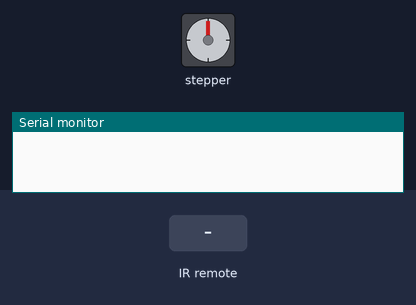
Simulated run of this sketch. Board: Arduino Uno, built with avr-gcc and run on an emulated ATmega328P. Shown: stepper motor, the last lines printed to the serial monitor. The test bench sets the inputs (shaded band). Stepper angles assume 32 steps per turn.

Above: at 1.2 s.
1.3 s: infrared code 0x20DF40BF received
At 2.8 s:
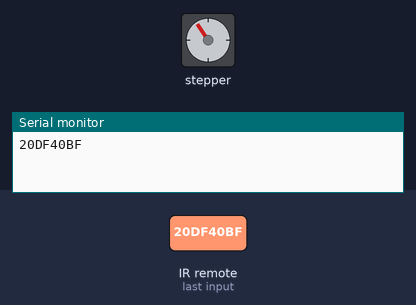
3.1 s: infrared code 0x20DFC03F received
At 3.25 s:
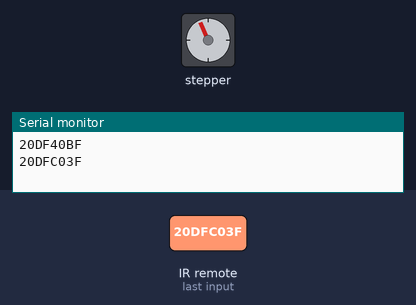
4.9 s: infrared code 0x20DFC03F received
At 5.7 s:
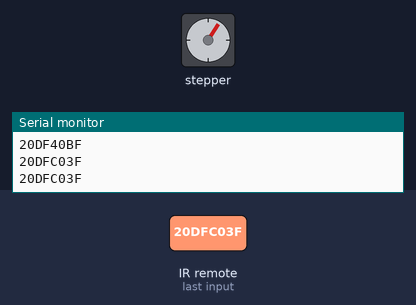
Timing chart, 0 to 7.9 s (numbered marks = the images above; inputs shaded):
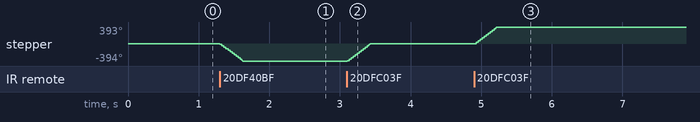

Measured:
- after the input at 1.3 s, stepper: turns 394° counter-clockwise in 0.33 s, starting at once
- after the input at 3.1 s, stepper: turns 394° clockwise in 0.33 s, starting at once
- after the input at 4.9 s, stepper: turns 393° clockwise in 0.33 s, starting at once

The sketch:

ArduinoVolumeKnob.ino
```cpp
#include <Wire.h>
#include <Adafruit_MotorShield.h>
#include <IRremote.h>
#include <IRremoteInt.h>

// Create the motor shield object with the default I2C address
Adafruit_MotorShield AFMS = Adafruit_MotorShield();

// Connect stepper motor with 32 steps per revolution
// to motor port #1 (M1 and M2)
Adafruit_StepperMotor *myMotor = AFMS.getStepper(32, 2);

/*----- Variables, Pins -----*/
int receiver = 2; // Signal Pin of IR receiver to Arduino Digital Pin 2

/*-----( Declare objects )-----*/
// Setup of proper sequencing for Motor Driver Pins
// In1, In2, In3, In4 in the sequence 1-3-2-4

IRrecv irrecv(receiver);    // create instance of 'irrecv'
decode_results results;     // create instance of 'decode_results'

void setup()
{
  irrecv.enableIRIn(); // Start the receiver
  Serial.begin(9600);  // set up Serial library at 9600 bps
  AFMS.begin();  // create with the default frequency 1.6KHz
  myMotor->setSpeed(200);  // 200 rpm
}


//main loop to listen for remote IR signal and move motor

void loop()
{
  if (irrecv.decode(&results)) // have we received an IR signal?
    {

      Serial.println(results.value, HEX);
      switch (results.value)

      {

        case 0x20DF40BF: // UP button pressed
          myMotor->step(35, BACKWARD, SINGLE); //I need backward motion to turn my volume knob up
          myMotor->release(); //saves stepper from using voltage and getting hot at rest
          break;

        case 0x20DFC03F: // DOWN button pressed
          myMotor->step(35, FORWARD, SINGLE);
          myMotor->release();
          break;

      }

    irrecv.resume(); // receive the next value
  }


}
```
